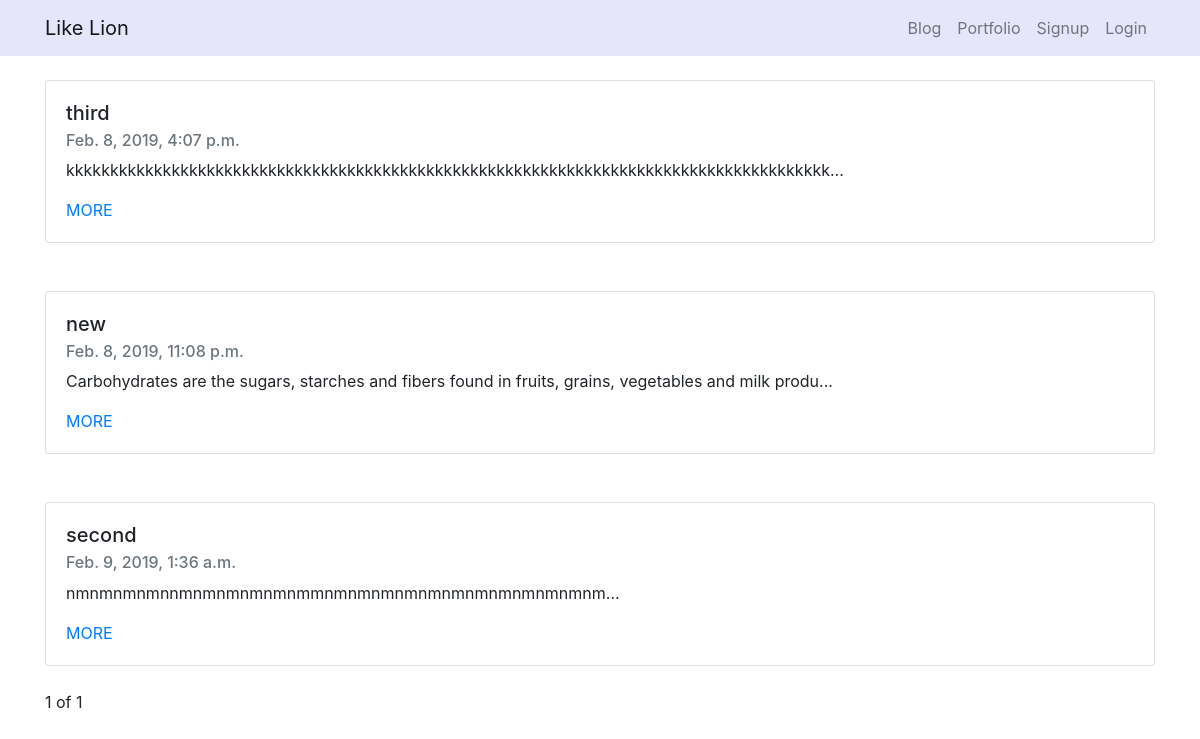
Page /?page=4 on the earlier database version.
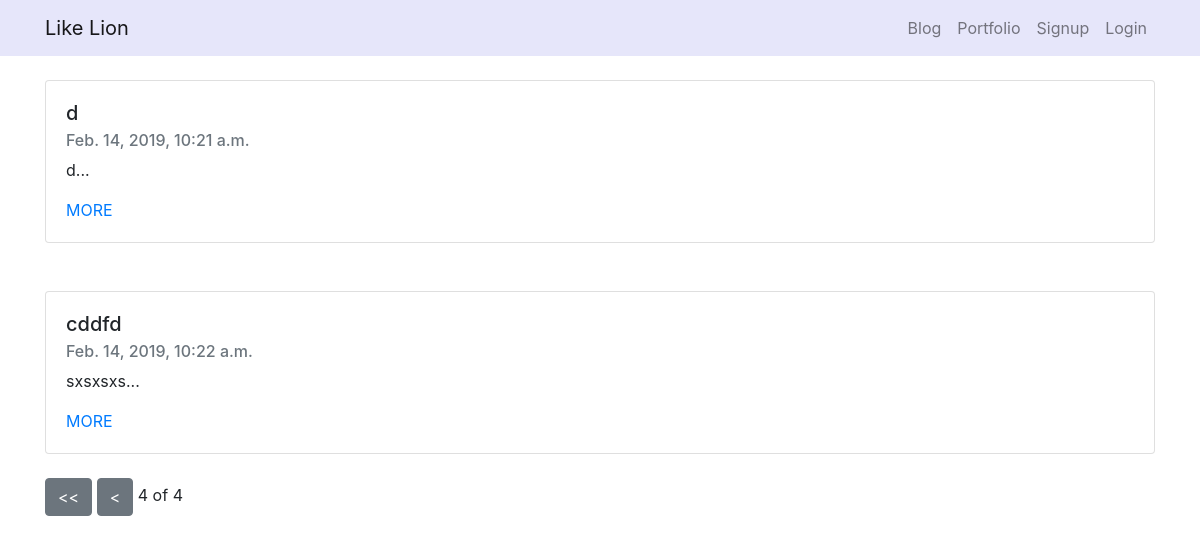
Same page on the later database version.
### blogapp/models.py (models this page shows, shortened)
class Blogapp(models.Model):
    title = models.CharField(max_length=200)
    pub_date = models.DateTimeField('date published')
    body = models.TextField()
    def summary(self):
        return self.body[:100]

### blogapp/views.py (the view)
# urls.py: 2. Add a URL to urlpatterns:  path('', views.home, name='home')
def home(request):
    blogs = Blogapp.objects
    blog_list = Blogapp.objects.all()
    paginator = Paginator(blog_list, 3)
    page = request.GET.get('page')
    posts = paginator.get_page(page)
    return render(request, 'home.html', {'blogs': blogs , 'posts' :posts })

### blogapp/templates/home.html (shortened to what this page needs)
{% extends 'base.html' %}
{% block contents %}
    {% for blog in posts %}
        <div class="container">
            <br>
            <div class="card">
                <div class="card-body">
                    <h5 class="card-title">{{blog.title}}</h5>
                    <h6 class="card-subtitle mb-2 text-muted">{{blog.pub_date}}</h6>
                    <p class="card-text">{{blog.summary}}...</p>
                    <a href="{%url 'detail' blog.id %}" class="card-link">MORE</a>
                </div>
            </div>
        </div>
        <br>
    {% endfor %}
    <div class="container">
        {% if posts.has_previous %}
        <button class="btn btn-secondary"> <a href="?page=1" style="text-decoration: none; color:white"> <span> << </span></a> </button>
        <button type="button" class="btn btn-secondary" > <a href="?page={{posts.previous_page_number}}" style="text-decoration: none; color:white"> <span> < </span> </a></button>
        {% endif %}
        <span>{{posts.number}}</span>
        <span>of</span>
        <span>{{posts.paginator.num_pages}}</span>
    </div>
{% endblock %}

Differences in the rows shown:
no longer on this page (row unchanged): Blogapp: title "third", pub_date "Feb. 8, 2019, 4:07 p.m.", summary "kkkkkkkkkkkkkkkkkkkkkkkkkkkkkkkkkkkkkkkkkkkkkkkkkkkkkkkkkkkkkkkkkkkkkkkkkkkkkkkkkkkkkkk"
no longer on this page (row unchanged): Blogapp: title "new", pub_date "Feb. 8, 2019, 11:08 p.m.", summary "Carbohydrates are the sugars, starches and fibers found in fruits, grains, vegetables and milk produ"
no longer on this page (row unchanged): Blogapp: title "second", pub_date "Feb. 9, 2019, 1:36 a.m.", summary "nmnmnmnmnnmnmnmnmnmnmmnmnmnmnmnmnmnmnmnmnmnmnm"
added Blogapp: title "d", pub_date "Feb. 14, 2019, 10:21 a.m.", summary "d"
added Blogapp: title "cddfd", pub_date "Feb. 14, 2019, 10:22 a.m.", summary "sxsxsxs"
Other differences:
{{ posts.number }}: "1" → "4"
{{ posts.paginator.num_pages }}: "1" → "4"
